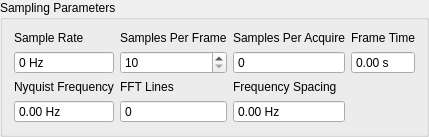
        <widget class="QGroupBox" name="sampling_parameters_groupbox">
         <property name="title">
          <string>Sampling Parameters</string>
         </property>
         <layout class="QGridLayout" name="gridLayout">
          <item row="0" column="2">
           <layout class="QVBoxLayout" name="samples_per_read_layout">
            <item>
             <widget class="QLabel" name="samples_per_acquire_label">
              <property name="text">
               <string>Samples Per Acquire</string>
              </property>
             </widget>
            </item>
            <item>
             <widget class="QSpinBox" name="samples_per_acquire_display">
              <property name="enabled">
               <bool>true</bool>
              </property>
              <property name="toolTip">
               <string>&lt;html&gt;&lt;head/&gt;&lt;body&gt;&lt;p&gt;&lt;span style=&quot; font-weight:600;&quot;&gt;Samples per Acquire&lt;/span&gt;&lt;/p&gt;&lt;p&gt;Number of samples that the control process processes at a time. This will be equal to the Samples per Frame * (1 - Overlap Percentage / 100). This need not correspond to the read or write size of the data acquisition system as the control process acquisition is buffered.&lt;/p&gt;&lt;/body&gt;&lt;/html&gt;</string>
              </property>
              <property name="readOnly">
               <bool>true</bool>
              </property>
              <property name="buttonSymbols">
               <enum>QAbstractSpinBox::NoButtons</enum>
              </property>
              <property name="prefix">
               <string/>
              </property>
              <property name="maximum">
               <number>1000000</number>
              </property>
             </widget>
            </item>
           </layout>
          </item>
          <item row="0" column="0">
           <layout class="QVBoxLayout" name="sample_rate_layout">
            <item>
             <widget class="QLabel" name="sample_rate_display_label">
              <property name="text">
               <string>Sample Rate</string>
              </property>
             </widget>
            </item>
            <item>
             <widget class="QSpinBox" name="sample_rate_display">
              <property name="enabled">
               <bool>true</bool>
              </property>
              <property name="toolTip">
               <string>&lt;html&gt;&lt;head/&gt;&lt;body&gt;&lt;p&gt;&lt;span style=&quot; font-weight:600;&quot;&gt;Sample Rate&lt;/span&gt;&lt;/p&gt;&lt;p&gt;Sample rate in samples per second of the data acquisition hardware, for display only.  This is a global parameter and must be set in the Data Acquisition Setup tab.&lt;/p&gt;&lt;/body&gt;&lt;/html&gt;</string>
              </property>
              <property name="readOnly">
               <bool>true</bool>
              </property>
              <property name="buttonSymbols">
               <enum>QAbstractSpinBox::NoButtons</enum>
              </property>
              <property name="suffix">
               <string> Hz</string>
              </property>
              <property name="prefix">
               <string/>
              </property>
              <property name="maximum">
               <number>1000000</number>
              </property>
             </widget>
            </item>
           </layout>
          </item>
          <item row="1" column="0">
           <layout class="QVBoxLayout" name="nyquist_frequency_layout">
            <item>
             <widget class="QLabel" name="nyquist_frequency_label">
              <property name="text">
               <string>Nyquist Frequency</string>
              </property>
             </widget>
            </item>
            <item>
             <widget class="QDoubleSpinBox" name="nyquist_frequency_display">
              <property name="enabled">
               <bool>true</bool>
              </property>
              <property name="toolTip">
               <string>&lt;html&gt;&lt;head/&gt;&lt;body&gt;&lt;p&gt;&lt;span style=&quot; font-weight:600;&quot;&gt;Nyquist Frequency&lt;/span&gt;&lt;/p&gt;&lt;p&gt;The Nyquist Frequency is the highest frequency that can be analyzed using frequency domain techniques.  It is the Sample Rate / 2.&lt;/p&gt;&lt;/body&gt;&lt;/html&gt;</string>
              </property>
              <property name="readOnly">
               <bool>true</bool>
              </property>
              <property name="buttonSymbols">
               <enum>QAbstractSpinBox::NoButtons</enum>
              </property>
              <property name="suffix">
               <string> Hz</string>
              </property>
              <property name="maximum">
               <double>1000000.000000000000000</double>
              </property>
             </widget>
            </item>
           </layout>
          </item>
          <item row="1" column="1">
           <layout class="QVBoxLayout" name="fft_lines_layout">
            <item>
             <widget class="QLabel" name="fft_lines_label">
              <property name="text">
               <string>FFT Lines</string>
              </property>
             </widget>
            </item>
            <item>
             <widget class="QSpinBox" name="fft_lines_display">
              <property name="enabled">
               <bool>true</bool>
              </property>
              <property name="toolTip">
               <string>&lt;html&gt;&lt;head/&gt;&lt;body&gt;&lt;p&gt;&lt;span style=&quot; font-weight:600;&quot;&gt;FFT Lines&lt;/span&gt;&lt;/p&gt;&lt;p&gt;The number of frequency lines in the Fast Fourier Transform output, which is the number of frequency lines that will be in the Transfer Function and CPSD matrices.&lt;/p&gt;&lt;/body&gt;&lt;/html&gt;</string>
              </property>
              <property name="readOnly">
               <bool>true</bool>
              </property>
              <property name="buttonSymbols">
               <enum>QAbstractSpinBox::NoButtons</enum>
              </property>
              <property name="prefix">
               <string/>
              </property>
              <property name="maximum">
               <number>1000000</number>
              </property>
             </widget>
            </item>
           </layout>
          </item>
          <item row="1" column="2">
           <layout class="QVBoxLayout" name="frequency_spacing_layout">
            <item>
             <widget class="QLabel" name="frequency_spacing_label">
              <property name="text">
               <string>Frequency Spacing</string>
              </property>
             </widget>
            </item>
            <item>
             <widget class="QDoubleSpinBox" name="frequency_spacing_display">
              <property name="enabled">
               <bool>true</bool>
              </property>
              <property name="toolTip">
               <string>&lt;html&gt;&lt;head/&gt;&lt;body&gt;&lt;p&gt;&lt;span style=&quot; font-weight:600;&quot;&gt;Frequency Spacing&lt;/span&gt;&lt;/p&gt;&lt;p&gt;The frequency resolution of the measurement, computed by 1/Frame Time.&lt;/p&gt;&lt;/body&gt;&lt;/html&gt;</string>
              </property>
              <property name="readOnly">
               <bool>true</bool>
              </property>
              <property name="buttonSymbols">
               <enum>QAbstractSpinBox::NoButtons</enum>
              </property>
              <property name="suffix">
               <string> Hz</string>
              </property>
              <property name="maximum">
               <double>1000000.000000000000000</double>
              </property>
             </widget>
            </item>
           </layout>
          </item>
          <item row="0" column="1">
           <layout class="QVBoxLayout" name="samples_per_frame_layout">
            <item>
             <widget class="QLabel" name="samples_per_frame_label">
              <property name="text">
               <string>Samples Per Frame</string>
              </property>
             </widget>
            </item>
            <item>
             <widget class="QSpinBox" name="samples_per_frame_selector">
              <property name="enabled">
               <bool>true</bool>
              </property>
              <property name="toolTip">
               <string>&lt;html&gt;&lt;head/&gt;&lt;body&gt;&lt;p&gt;&lt;span style=&quot; font-weight:600;&quot;&gt;Samples per Frame&lt;/span&gt;&lt;/p&gt;&lt;p&gt;Samples per measurement frame in the controller. The measurement frame is the &amp;quot;block&amp;quot; of data upon which the signal processing will be performed. This value will determine the window size. A larger value will result in more frequency lines in the FFT analysis. This need not correspond to the read or write size in the data acquisition system.&lt;/p&gt;&lt;/body&gt;&lt;/html&gt;</string>
              </property>
              <property name="readOnly">
               <bool>false</bool>
              </property>
              <property name="buttonSymbols">
               <enum>QAbstractSpinBox::UpDownArrows</enum>
              </property>
              <property name="keyboardTracking">
               <bool>false</bool>
              </property>
              <property name="minimum">
               <number>10</number>
              </property>
              <property name="maximum">
               <number>1000000</number>
              </property>
              <property name="singleStep">
               <number>2</number>
              </property>
             </widget>
            </item>
           </layout>
          </item>
          <item row="0" column="5">
           <layout class="QVBoxLayout" name="frame_time_layout">
            <item>
             <widget class="QLabel" name="frame_time_label">
              <property name="text">
               <string>Frame Time</string>
              </property>
             </widget>
            </item>
            <item>
             <widget class="QDoubleSpinBox" name="frame_time_display">
              <property name="enabled">
               <bool>true</bool>
              </property>
              <property name="toolTip">
               <string>&lt;html&gt;&lt;head/&gt;&lt;body&gt;&lt;p&gt;&lt;span style=&quot; font-weight:600;&quot;&gt;Frame Time&lt;/span&gt;&lt;/p&gt;&lt;p&gt;Time to acquire each measurement frame in seconds. This is the Samples per Frame divided by the Sample Rate.&lt;/p&gt;&lt;/body&gt;&lt;/html&gt;</string>
              </property>
              <property name="readOnly">
               <bool>true</bool>
              </property>
              <property name="buttonSymbols">
               <enum>QAbstractSpinBox::NoButtons</enum>
              </property>
              <property name="suffix">
               <string> s</string>
              </property>
             </widget>
            </item>
           </layout>
          </item>
         </layout>
        </widget>
